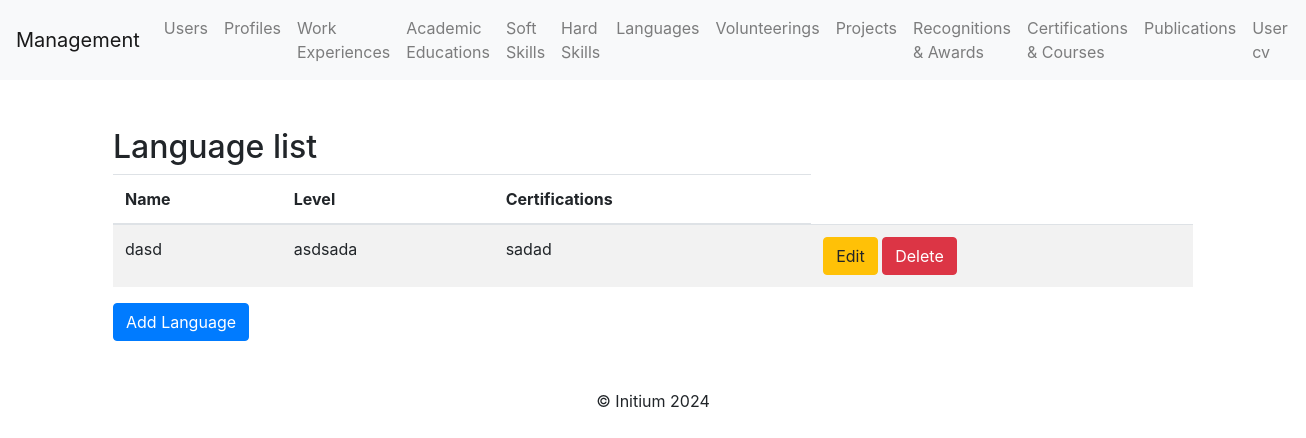
Before: /languages/ with the older database file.
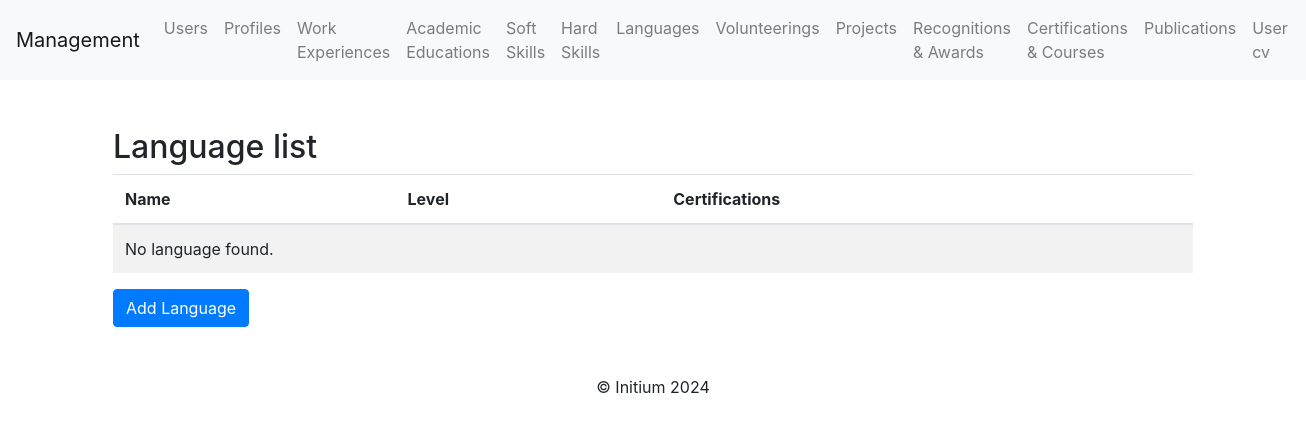
After: the same page with the newer database file.
### profile_cv/models.py (models this page shows)
class Language(models.Model):
    name = models.CharField(max_length=100)  # Name of the language
    level = models.CharField(max_length=50)  # Proficiency level of the language
    certifications = models.TextField(blank=True, null=True)  # Optional certifications

### profile_cv/views.py (the view)
# urls.py: path('languages/', language_list, name='language_list'),
def language_list(request):
    languages = Language.objects.all()
    return render(request, "language/language_list.html", {"languages": languages})

### profile_cv/templates/language/language_list.html (shortened to what this page needs)
{% extends 'base.html' %}
{% block content %}
<div class="container mt-5">
    <h2>Language list</h2>
    <table class="table table-striped">
        <thead>
            <tr>
                <th>Name</th>
                <th>Level</th>
                <th>Certifications</th>
            </tr>
        </thead>
        <tbody>
            {% for language in languages %}
            <tr>
                <td>{{ language.name }}</td>
                <td>{{ language.level }}</td>
                <td>{{ language.certifications }}</td>
                <td>
                    <a class="btn btn-warning" href="{% url 'language_update' language.pk %}">Edit</a>
                    <a class="btn btn-danger" href="{% url 'language_delete' language.pk %}">Delete</a>
                </td>
            </tr>
            {% empty %}
            <tr>
                <td colspan="4">No language found.</td>
            </tr>
            {% endfor %}
        </tbody>
    </table>
    <a class="btn btn-primary" href="{% url 'language_create' %}">Add Language</a>
</div>
{% endblock %}

Changed rows visible on the page:
removed Language: name "dasd", level "asdsada", certifications "sadad"
Other visible differences:
text now shown: "No language found."
